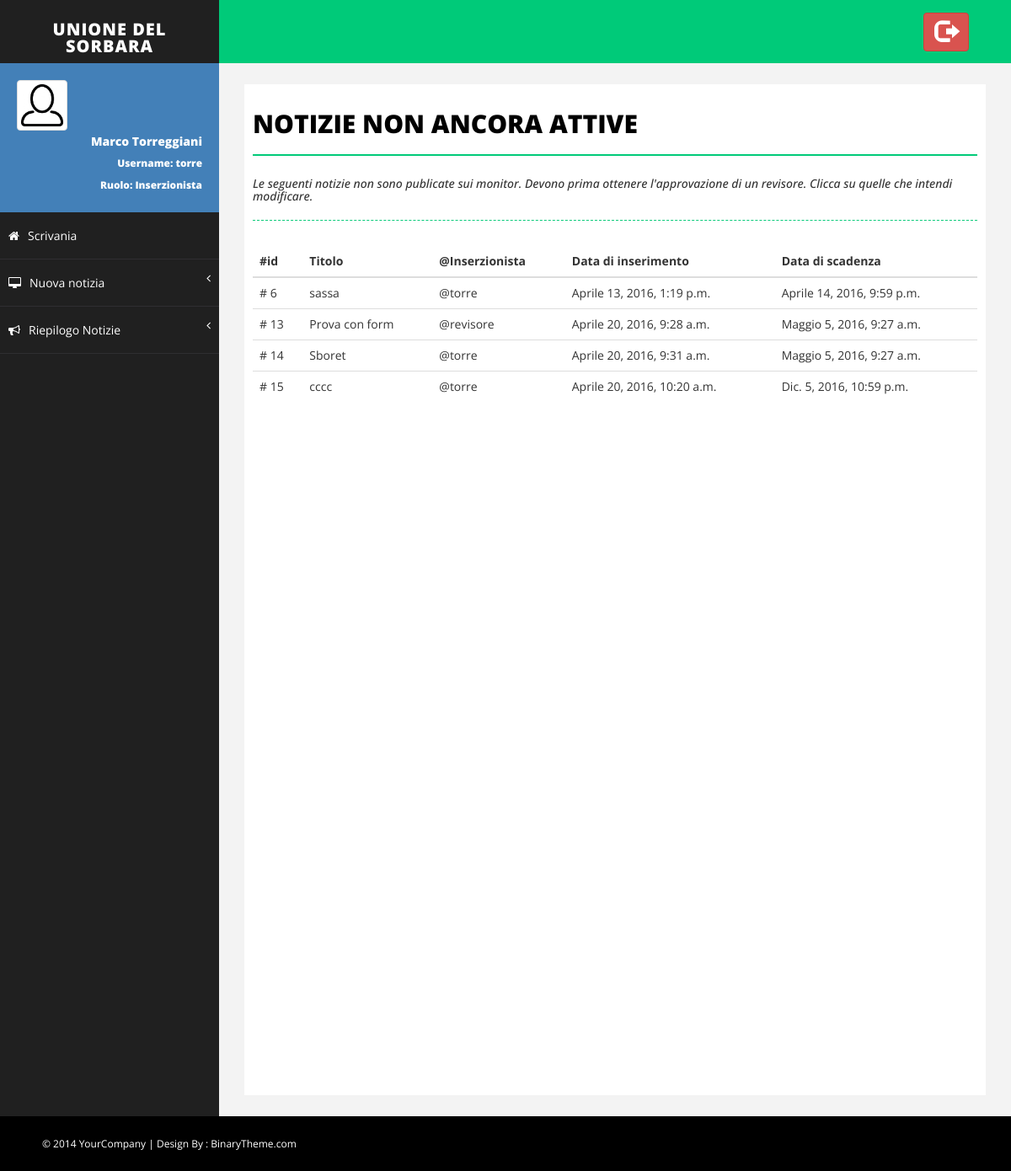
Page /notizie/non_attive/ (signed in) on the earlier database version.
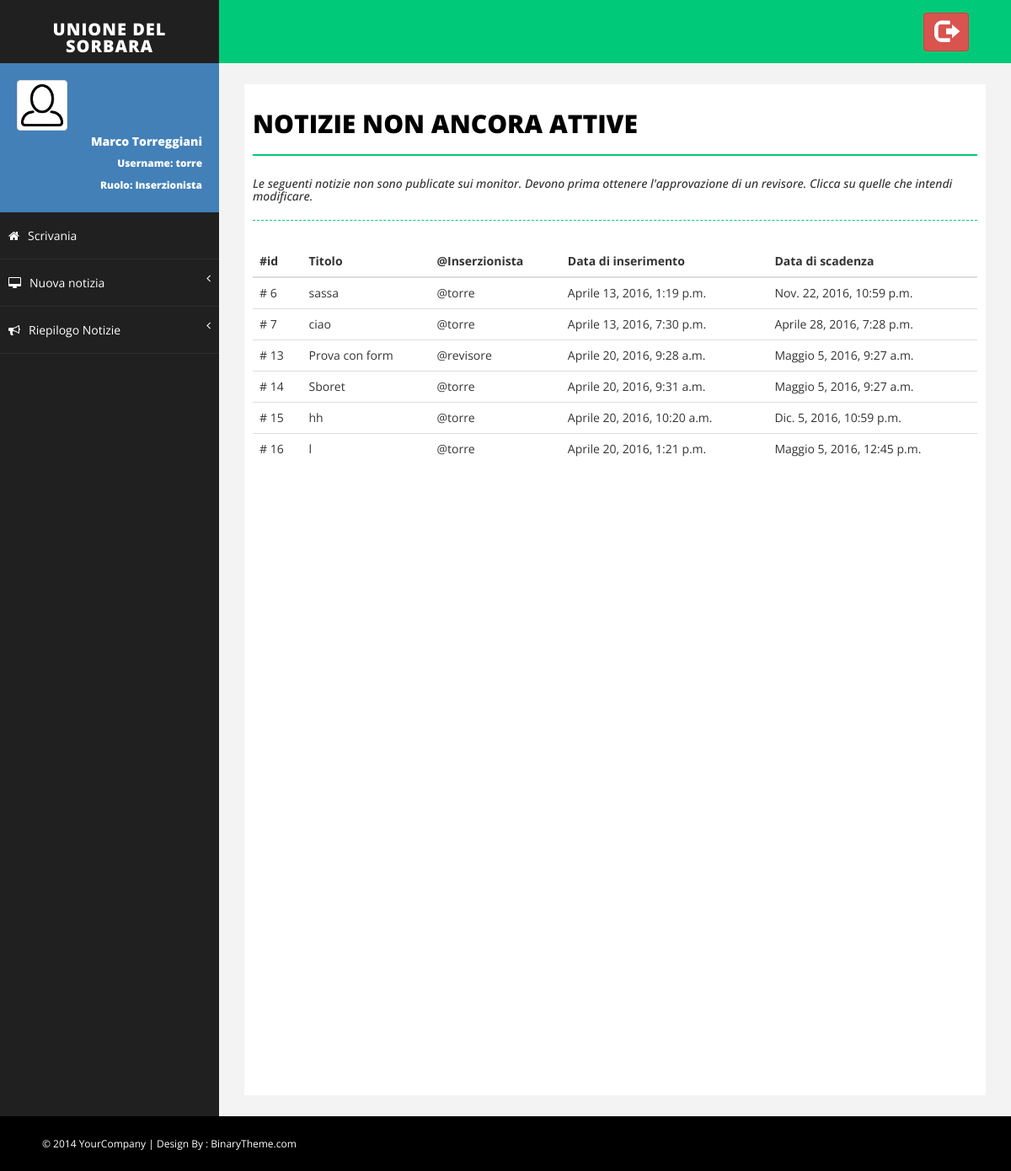
Same page on the later database version.
### Monitor/models.py (models this page shows, shortened)
class MyUser(AbstractUser):
    foto_profilo = models.ImageField(upload_to=get_nome_immagine_utente, default=settings.NO_PROFILO)

class Notizia(models.Model):
    titolo = models.CharField(max_length=settings.MAX_LUN_TITOLO)
    descrizione = models.TextField(max_length=settings.MAX_LUN_DESCRIZIONE)
    immagine = models.ImageField(upload_to=get_nome_immagine_notizia, default=None)
    approvata = models.BooleanField(default=False)
    inserzionista = models.ForeignKey(MyUser)
    data_inserimento = models.DateTimeField(default=timezone.now)
    data_scadenza = models.DateTimeField(default=timezone.now()+datetime.timedelta(days=15))

### Monitor/views.py (the view)
# urls.py: url(r'^notizie/non_attive/$', views.lista_notizie_da_approvare, name='lista_non_attive'),
@login_required(login_url='/login')
def lista_notizie_da_approvare(request):
    notizie = [notizia for notizia in Notizia.objects.all() if not notizia.approvata]
    return render(request, 'Monitor/notizie_non_attive.html', {'notizie': notizie})

### Monitor/templates/Monitor/notizie_non_attive.html
{% extends 'Monitor/base.html' %}
{% load Monitor_extras %}
{% block body %}
    <div id="page-inner">
        <div class="row">
            <div class="col-md-12">
                <h1 class="page-head-line">Notizie Non ancora Attive</h1>
                <h1 class="page-subhead-line">Le seguenti notizie non sono publicate sui monitor.
                    Devono prima ottenere l'approvazione di un revisore.
                    Clicca su quelle che intendi modificare.</h1>
            </div>
        </div>
        {% if notizie|length == 0 %}
            <div class="panel">
                <div class="alert alert-success" role="alert">
                    Nessuna notizia non attiva!
                    Tutte le notizie publicate sono state approvate oppure non sono state inserite notizie.
                </div>
            </div>
        {% else %}
            <div class="table-responsive">
                <table class="table table-hover">
                    <thead>
                        <tr>
                            <th>#id</th>
                            <th>Titolo</th>
                            <th>@Inserzionista</th>
                            <th>Data di inserimento</th>
                            <th>Data di scadenza</th>
                        </tr>
                    </thead>
                    <tbody>
                        {% for notizia in notizie %}
                            {% if request.user|has_group:"Inserzionista" %}
                            <tr onclick = "location.href='{% url 'Monitor:modifica_notizia' notizia.id %}'">
                            {% else %}
                            <tr onclick = "location.href='{% url 'Monitor:approva_notizia' notizia.id %}'">
                            {% endif %}
                                <td># {{ notizia.id }}</td>
                                <td>{{ notizia.titolo }}</td>
                                <td>@{{ notizia.inserzionista }}</td>
                                <td>{{ notizia.data_inserimento}}</td>
                                <td>{{ notizia.data_scadenza }}</td>
                            </tr>
                        {% endfor %}
                    </tbody>
                </table>
            </div>
        {% endif %}
    </div>
{% endblock %}

### Monitor/templates/Monitor/base.html (shortened to what this page needs)
<!DOCTYPE html>
<html xmlns="http://www.w3.org/1999/xhtml">
<head>
    {% load staticfiles %}
    {% load Monitor_extras %}
    <link href="{% static 'Monitor/css/bootstrap.css' %}" rel="stylesheet" />
    <link href="{% static 'Monitor/css/font-awesome.css' %}" rel="stylesheet" />
    <link href="{% static 'Monitor/css/basic.css' %}" rel="stylesheet" />
    <link href="{% static 'Monitor/css/custom.css' %}" rel="stylesheet" />
    <link href="{% static 'Monitor/css/prettyPhoto.css' %}" rel="stylesheet">
</head>
<body>
    <div id="wrapper">
        <nav class="navbar navbar-default navbar-cls-top " role="navigation" style="margin-bottom: 0">
            <div class="navbar-header">
                <a class="navbar-brand" href="{% url 'Monitor:index' %}">Unione del Sorbara</a>
            </div>
            <div class="header-right">
				<a href="{% url 'Monitor:logout' %}" class="btn btn-danger" title="Logout">
                    <i class="glyphicon glyphicon-log-out fa-2x"></i>
                </a>
            </div>
        </nav>
        <nav class="navbar-default navbar-side" role="navigation">
            <div class="sidebar-collapse">
                <ul class="nav" id="main-menu">
                    <li>
                        <div class="user-img-div">
                            <img src="{{ request.user.foto_profilo.url }}" class="img-thumbnail" />
                            <div class="inner-text">
                                {{ request.user.first_name }} {{ request.user.last_name }}
                            <br />
                                <small>
                                    Username: {{ request.user.username }} <br />
                                    Ruolo:
                                    {% if request.user|has_group:"Revisore" %}
                                        Revisore
                                        {% elif request.user|has_group:"Inserzionista" %}
                                        Inserzionista
                                    {% endif %}
                                </small>
                            </div>
                        </div>
                    </li>
                    <li>
                        <a  href="{% url 'Monitor:index' %}"><i class="fa fa-home "></i>Scrivania</a>
                    </li>
                    {% if request.user|has_group:"Inserzionista" %}
                        <li>
                             <a href="#"><i class="fa fa-desktop "></i>Nuova notizia<span class="fa arrow"></span></a>
                        </li>
                    {% endif %}
                    <li>
                         <a href="#"><i class="fa fa-bullhorn "></i>Riepilogo Notizie<span class="fa arrow"></span></a>
                    </li>
                </ul>
            </div>
        </nav>
        <div id="page-wrapper">
            {% block body %}
            {% endblock %}
        </div>
    </div>
    <div id="footer-sec">
        &copy; 2014 YourCompany | Design By : <a href="http://www.binarytheme.com/" target="_blank">BinaryTheme.com</a>
    </div>
</body>
</html>

### Monitor/static/Monitor/css/basic.css (style rules this page uses)
body { font-family: 'Open Sans', sans-serif; line-height:25px; }
#wrapper { width: 100%; background: #202020; }
#page-wrapper { padding: 15px 15px; min-height: 600px; background: #F3F3F3; }
#page-inner { width: 100%; margin: 10px 20px 10px 0px; background-color: #fff!important; padding: 10px; min-height: 1200px; }
.page-head-line { font-size: 30px; text-transform: uppercase; color: #000; font-weight: 800; padding-bottom: 20px; border-bottom: 2px solid #00CA79; margin-bottom: 10px; }
.page-subhead-line { font-size: 14px; padding-top: 5px; padding-bottom: 20px; font-style:italic; margin-bottom:30px; border-bottom:1px dashed #00CA79; }
.navbar-cls-top .navbar-brand { color: #fff; background: #202020; width: 260px; text-align: center; height: 75px; font-size: 20px; letter-spacing: 1px; font-weight: 900; padding-top: 25px; text-transform:uppercase; }
.header-right { color: #fff; padding: 15px 50px 5px 50px; float: right; font-size: 16px; }
.user-img-div { min-height: 140px; padding: 20px; background-color: #4380B8; }
.user-img-div img { max-height: 60px; }
.user-img-div .inner-text { text-align: right; position: relative; color: #fff; font-weight: 800; line-height: 25px; }
.arrow { float: right; }
.fa.arrow:before { content: "\f104"; }
.sidebar-collapse, .sidebar-collapse .nav { background: none; }
.sidebar-collapse .nav { padding: 0; }
.sidebar-collapse .nav > li > a { color: #fff; background: #202020; text-shadow: none; padding: 15px 40px; border-bottom: 1px solid #2F2E31; }
.sidebar-collapse > .nav > li > a { padding: 15px 10px; }
.navbar-side { border: none; background-color: #202020; }
.navbar-cls-top { background: #00CA79; border-bottom: none; }
.navbar-default { border: 0px solid black; }
.navbar-header { background: #000000; }
.nav > li > a > i { margin-right: 10px; }
#footer-sec { background-color:#000; padding:20px 50px; color:#fff; font-size:12px; }
#footer-sec a { color:#fff; }
@media (min-width:768px) { #page-wrapper { margin: 0 0 0 260px; padding: 15px 30px; min-height: 1200px; } }
@media (min-width:768px) { .navbar-side { z-index: 1; position: absolute; width: 260px; } }
@media (min-width:768px) { .navbar { border-radius: 0px; } }

Differences in the rows shown:
changed Notizia "sassa": data_scadenza "Aprile 14, 2016, 9:59 p.m." → "Nov. 22, 2016, 10:59 p.m."
now on this page (row edited): Notizia: id "7", titolo "ciao", inserzionista "torre", data_inserimento "Aprile 13, 2016, 7:30 p.m.", data_scadenza "Aprile 28, 2016, 7:28 p.m."
changed Notizia "Aprile 20, 2016, 10:20 a.m.": titolo "cccc" → "hh"
added Notizia: id "16", titolo "l", inserzionista "torre", data_inserimento "Aprile 20, 2016, 1:21 p.m.", data_scadenza "Maggio 5, 2016, 12:45 p.m."
